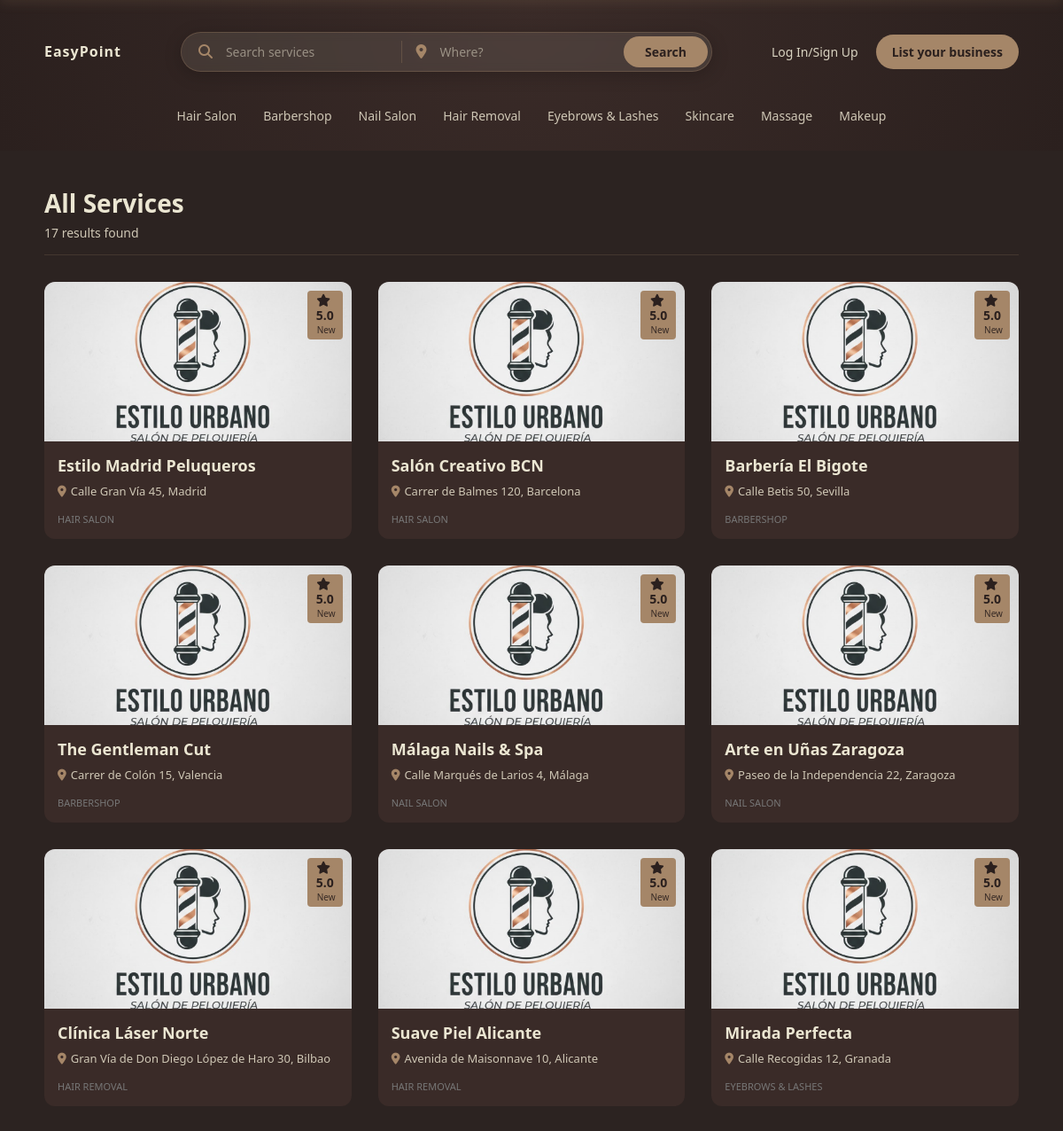
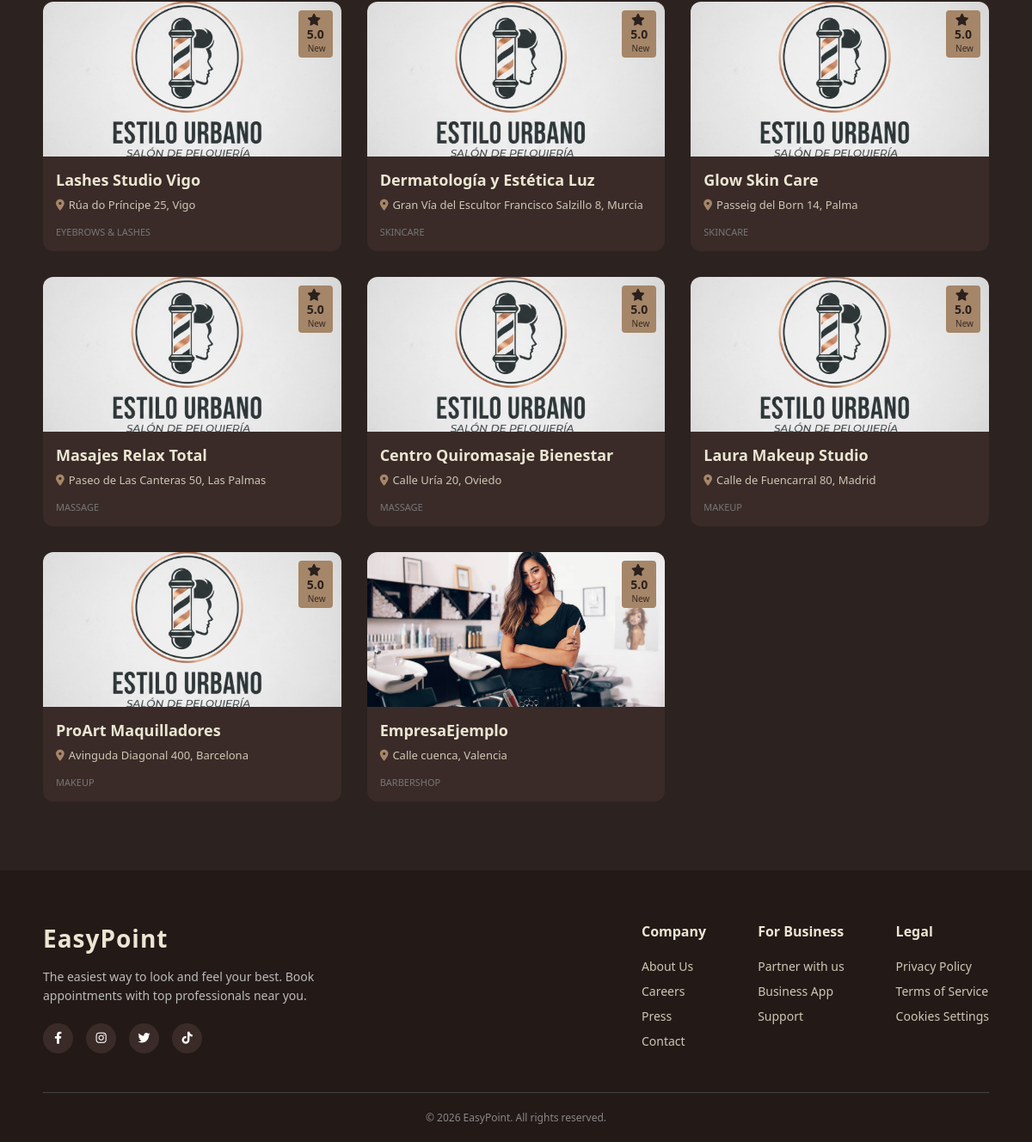
Screenshot of /index.php?action=search with the database file from the repository (2 pictures, top to bottom).
### tables this page shows
CREATE TABLE `users` (
  `id` int NOT NULL,
  `username` varchar(50) NOT NULL,
  `email` varchar(100) NOT NULL,
  `password` varchar(255) NOT NULL,
  `role` enum('admin','user','store') DEFAULT 'user',
  `is_confirmed` tinyint(1) DEFAULT '0',
  `token` varchar(100) DEFAULT NULL,
  `created_at` timestamp NULL DEFAULT CURRENT_TIMESTAMP,
  `business_name` varchar(100) DEFAULT NULL,
  `address` varchar(255) DEFAULT NULL,
  `postal_code` varchar(10) DEFAULT NULL,
  `phone` varchar(20) DEFAULT NULL,
  `city` varchar(100) DEFAULT NULL
);

### controllers/UserController.php (called while the page is built, shortened)
<?php
require_once __DIR__ . '/../models/user.php';
class UserController
{
   public function search()
{
    $query = $_GET['q'] ?? '';
    $location = $_GET['loc'] ?? '';
    $category = $_GET['category'] ?? '';
    $userModel = new User();
    $stores = $userModel->searchStores($query, $location, $category);
    require_once __DIR__ . '/../views/search-services.php';
}
}
?>

### models/user.php (called while the page is built, shortened)
<?php
require_once __DIR__ . '/Database.php';
class User
{
    private $conn;
    public function __construct()
    {
        $database = new Database();
        $this->conn = $database->getConnection();
    }
    public function searchStores($searchTerm = null, $location = null, $category = null)
    {
        $query = "SELECT u.id, u.business_name, u.address, u.city, u.postal_code, u.created_at,
                         bp.logo_url, bp.business_type, bp.description,
                         COALESCE(AVG(r.rating), 5) as avg_rating,
                         COUNT(DISTINCT r.id) as review_count
                  FROM users u
                  INNER JOIN business_profiles bp ON u.id = bp.user_id
                  LEFT JOIN services s ON u.id = s.user_id
                  LEFT JOIN reviews r ON bp.id = r.business_profile_id
                  WHERE u.role = 'store' AND bp.is_public = 1";
        $params = [];
        $query .= " GROUP BY u.id ORDER BY u.created_at DESC";
        $stmt = $this->conn->prepare($query);
        $stmt->execute();
        return $stmt->fetchAll(PDO::FETCH_ASSOC);
    }
}
?>

### models/Database.php (called while the page is built, shortened)
<?php
class Database
{
    private $host;
    private $db_name;
    private $username;
    private $password;
    public function __construct()
    {
        $this->host = DB_HOST;
        $this->db_name = DB_NAME;
        $this->username = DB_USER;
        $this->password = DB_PASS;
    }
    public function getConnection()
    {
        $this->conn = null;
        try {
            $this->conn = new PDO(
                "mysql:host=" . $this->host . ";dbname=" . $this->db_name . ";charset=utf8mb4",
                $this->username,
                $this->password
            );
            $this->conn->setAttribute(PDO::ATTR_ERRMODE, PDO::ERRMODE_EXCEPTION);
        } catch (PDOException $exception) {
            error_log("Connection error: " . $exception->getMessage());
        }
        return $this->conn;
    }
}

### views/search-services.php (the view, shortened to what this page needs)
<?php
$searchTerm = $_GET['q'] ?? '';
$locationTerm = $_GET['loc'] ?? '';
$categoryFilter = $_GET['category'] ?? '';
?>
<!DOCTYPE html>
<html lang="en">
<head>
    <link rel="stylesheet" href="https://cdnjs.cloudflare.com/ajax/libs/font-awesome/6.4.0/css/all.min.css">
    <link rel="stylesheet" href="public/css/styles-search-services.css">
</head>
<body>
    <header>
        <nav class="navigation-bar">
            <div class="logo"><a href="/index.php">EasyPoint</a></div>
            <form action="index.php" method="GET" class="hero-search-bar" style="
                background-color: rgba(235, 230, 210, 0.1);
                border: 1px solid rgba(165, 134, 104, 0.3);
                border-radius: 50px;
                padding: 4px;
                display: flex;
                align-items: center;
                box-shadow: 0 4px 20px rgba(0,0,0,0.2);
                flex: 1;
                max-width: 600px;
                margin: 0 20px;
                backdrop-filter: blur(5px);">
                <div class="search-field" style="flex: 1; display: flex; align-items: center; padding: 0 15px;">
                    <span class="search-icon" style="color: #a58668; margin-right: 10px; font-size: 16px;">
                        <i class="fa-solid fa-magnifying-glass"></i>
                    </span>
                    <input type="text" name="q" placeholder="Search services"
                        value="<?php echo htmlspecialchars($searchTerm); ?>"
                        style="border: none; outline: none; width: 100%; font-size: 14px; background: transparent; color: #ebe6d2;">
                </div>
                <div class="search-field" style="flex: 1; display: flex; align-items: center; padding: 0 15px;">
                    <span class="search-icon" style="color: #a58668; margin-right: 10px; font-size: 16px;">
                        <i class="fa-solid fa-location-dot"></i>
                    </span>
                    <input type="text" name="loc" placeholder="Where?"
                        value="<?php echo htmlspecialchars($locationTerm); ?>"
                        style="border: none; outline: none; width: 100%; font-size: 14px; background: transparent; color: #ebe6d2;">
                </div>
                <button type="submit" class="sticky-search-btn" style="
                    background-color: #a58668;
                    color: #2b201e;
                    border: none;
                    padding: 8px 24px;
                    border-radius: 30px;
                    cursor: pointer;
                    font-weight: bold;
                    margin-left: 5px;
                    font-size: 14px;">
                    Search
                </button>
            </form>
            <div class="user-menu">
                <?php if (isset($_SESSION['user_id']) && $_SESSION['role'] === 'user'): ?>
                    <a href="#" class="business-button" onclick="openStoreModal(event)">List your business</a>
                    <div class="dropdown">
                        <span class="user-link dropdown-toggle">
                            Welcome, <strong><?php echo htmlspecialchars($_SESSION['username']); ?></strong>
                            <i class="fa-solid fa-caret-down" style="margin-left: 5px;"></i>
                        </span>
                        <div class="dropdown-menu">
                            <a href="../index.php?action=dashboard" class="dropdown-item">
                                <i class="fa-solid fa-gauge"></i> Dashboard
                            </a>
                            <a href="../index.php?action=logout" class="dropdown-item" onclick="sessionStorage.clear()">
                                <i class="fa-solid fa-right-from-bracket"></i> Logout
                            </a>
                        </div>
                    </div>
                <?php else: ?>
                    <a href="../index.php?action=login" class="login-link" onclick="openLoginModal(event)">Log In/Sign
                        Up</a>
                    <a href="#" class="business-button" onclick="openStoreModal(event)">List your business</a>
                <?php endif; ?>
            </div>
        </nav>
        <ul class="category-list">
            <?php
            $categories = [
                'Hair Salon',
                'Barbershop',
                'Nail Salon',
                'Hair Removal',
                'Eyebrows & Lashes',
                'Skincare',
                'Massage',
                'Makeup'
            ];
            ?>
            <?php foreach ($categories as $cat): ?>
                <?php
                $activeClass = ($categoryFilter === $cat) ? 'font-weight: bold; text-decoration: underline;' : '';
                ?>
                <li>
                    <a href="<?php echo buildUrl($cat); ?>" class="cat-link" style="<?php echo $activeClass; ?>">
                        <?php echo $cat; ?>
                    </a>
                </li>
            <?php endforeach; ?>
        </ul>
    </header>
    <div class="main-container">
        <div class="results-header">
            <?php
            $titleText = "All Services";
            ?>
            <h1><?php echo htmlspecialchars($titleText); ?></h1>
            <p class="results-count"><?php echo count($stores); ?> results found</p>
        </div>
        <?php if (empty($stores)): ?>
            <div class="no-results">
                <i class="fa-solid fa-store-slash"></i>
                <h2>No results found</h2>
                <p>Try adjusting your search terms or location.</p>
                <a href="index.php" class="back-home-btn">Back to Home</a>
            </div>
        <?php else: ?>
            <div class="results-grid">
                <?php foreach ($stores as $store): ?>
                    <?php
                    $name = !empty($store['business_name']) ? htmlspecialchars($store['business_name']) : 'Unnamed Business';
                    $addressParts = [];
                    if (!empty($store['address']))
                        $addressParts[] = htmlspecialchars($store['address']);
                    if (!empty($store['city']))
                        $addressParts[] = htmlspecialchars($store['city']);
                    $fullAddress = implode(', ', $addressParts);
                    $image = !empty($store['logo_url']) ? 'public/' . htmlspecialchars($store['logo_url']) : 'public/assets/images/tienda-1.png';
                    $type = !empty($store['business_type']) ? htmlspecialchars($store['business_type']) : 'Service';
                    $ratingVal = isset($store['avg_rating']) ? number_format($store['avg_rating'], 1) : '5.0';
                    $reviewCount = isset($store['review_count']) ? $store['review_count'] : 0;
                    $reviewText = ($reviewCount > 0) ? "($reviewCount)" : "New";
                    ?>
                    <a href="index.php?action=view_business&id=<?php echo $store['id']; ?>" class="shop-card">
                        <div class="image-container">
                            <img src="<?php echo $image; ?>" alt="<?php echo $name; ?>" class="shop-image">
                            <div class="rating-label">
                                <i class="fas fa-star" style="margin-right: 3px;"></i>
                                <?php echo $ratingVal; ?>
                                <span class="reviews-text" style="margin-left: 3px;">
                                    <?php echo $reviewText; ?>
                                </span>
                            </div>
                        </div>
                        <div class="shop-info">
                            <h3 class="shop-name"><?php echo $name; ?></h3>
                            <p class="shop-address">
                                <i class="fa-solid fa-location-dot"></i>
                                <?php echo $fullAddress ?: 'No address provided'; ?>
                            </p>
                            <span class="sponsored-text">
                                <?php echo $type; ?>
                            </span>
                        </div>
                    </a>
                <?php endforeach; ?>
            </div>
        <?php endif; ?>
    </div>
    <footer class="main-footer">
        <div class="footer-container">
            <div class="footer-brand">
                <h2 class="footer-logo">EasyPoint</h2>
                <p class="footer-desc">The easiest way to look and feel your best. Book appointments with top
                    professionals near you.</p>
                <div class="social-icons">
                    <a href="#"><i class="fa-brands fa-facebook-f"></i></a>
                    <a href="#"><i class="fa-brands fa-instagram"></i></a>
                    <a href="#"><i class="fa-brands fa-twitter"></i></a>
                    <a href="#"><i class="fa-brands fa-tiktok"></i></a>
                </div>
            </div>
            <div class="footer-links-group">
                <div class="footer-column">
                    <h3>Company</h3>
                    <a href="#">About Us</a>
                    <a href="#">Careers</a>
                    <a href="#">Press</a>
                    <a href="#">Contact</a>
                </div>
                <div class="footer-column">
                    <h3>For Business</h3>
                    <a href="#">Partner with us</a>
                    <a href="#">Business App</a>
                    <a href="#">Support</a>
                </div>
                <div class="footer-column">
                    <h3>Legal</h3>
                    <a href="#">Privacy Policy</a>
                    <a href="#">Terms of Service</a>
                    <a href="#">Cookies Settings</a>
                </div>
            </div>
        </div>
        <div class="footer-bottom">
            <p>© 2026 EasyPoint. All rights reserved.</p>
        </div>
    </footer>
</body>
</html>

### rows the page displays
users: ratingVal "5.0", reviewText "New", business_name "Estilo Madrid Peluqueros", fullAddress "Calle Gran Vía 45, Madrid", type "HAIR SALON"
users: ratingVal "5.0", reviewText "New", business_name "Salón Creativo BCN", fullAddress "Carrer de Balmes 120, Barcelona", type "HAIR SALON"
users: ratingVal "5.0", reviewText "New", business_name "Barbería El Bigote", fullAddress "Calle Betis 50, Sevilla", type "BARBERSHOP"
users: ratingVal "5.0", reviewText "New", business_name "The Gentleman Cut", fullAddress "Carrer de Colón 15, Valencia", type "BARBERSHOP"
users: ratingVal "5.0", reviewText "New", business_name "Málaga Nails & Spa", fullAddress "Calle Marqués de Larios 4, Málaga", type "NAIL SALON"
users: ratingVal "5.0", reviewText "New", business_name "Arte en Uñas Zaragoza", fullAddress "Paseo de la Independencia 22, Zaragoza", type "NAIL SALON"
users: ratingVal "5.0", reviewText "New", business_name "Clínica Láser Norte", fullAddress "Gran Vía de Don Diego López de Haro 30, Bilbao", type "HAIR REMOVAL"
users: ratingVal "5.0", reviewText "New", business_name "Suave Piel Alicante", fullAddress "Avenida de Maisonnave 10, Alicante", type "HAIR REMOVAL"
users: ratingVal "5.0", reviewText "New", business_name "Mirada Perfecta", fullAddress "Calle Recogidas 12, Granada", type "EYEBROWS & LASHES"
users: ratingVal "5.0", reviewText "New", business_name "Lashes Studio Vigo", fullAddress "Rúa do Príncipe 25, Vigo", type "EYEBROWS & LASHES"
users: ratingVal "5.0", reviewText "New", business_name "Dermatología y Estética Luz", fullAddress "Gran Vía del Escultor Francisco Salzillo 8, Murcia", type "SKINCARE"
users: ratingVal "5.0", reviewText "New", business_name "Glow Skin Care", fullAddress "Passeig del Born 14, Palma", type "SKINCARE"
users: ratingVal "5.0", reviewText "New", business_name "Masajes Relax Total", fullAddress "Paseo de Las Canteras 50, Las Palmas", type "MASSAGE"
users: ratingVal "5.0", reviewText "New", business_name "Centro Quiromasaje Bienestar", fullAddress "Calle Uría 20, Oviedo", type "MASSAGE"
users: ratingVal "5.0", reviewText "New", business_name "Laura Makeup Studio", fullAddress "Calle de Fuencarral 80, Madrid", type "MAKEUP"
users: ratingVal "5.0", reviewText "New", business_name "ProArt Maquilladores", fullAddress "Avinguda Diagonal 400, Barcelona", type "MAKEUP"
users: shows a picture, ratingVal "5.0", reviewText "New", business_name "EmpresaEjemplo", fullAddress "Calle cuenca, Valencia", type "BARBERSHOP"

### other values shown
$cat "Hair Salon"
$cat "Barbershop"
$cat "Nail Salon"
$cat "Hair Removal"
$cat "Eyebrows & Lashes"
$cat "Skincare"
$cat "Massage"
$cat "Makeup"
$titleText "All Services"
count($stores) "17"
